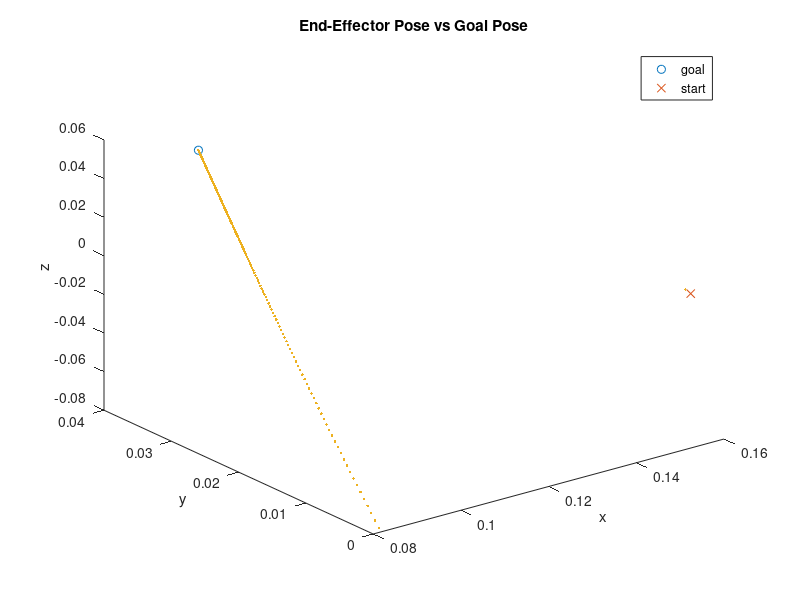
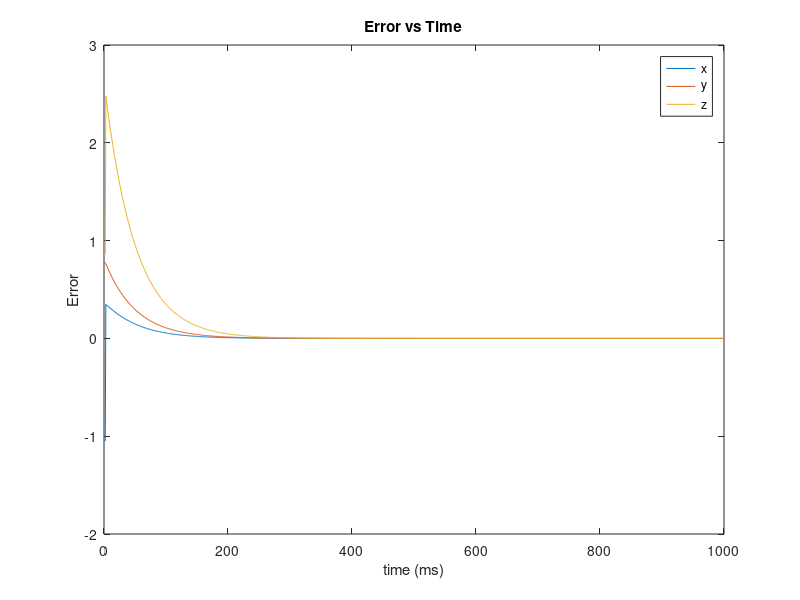
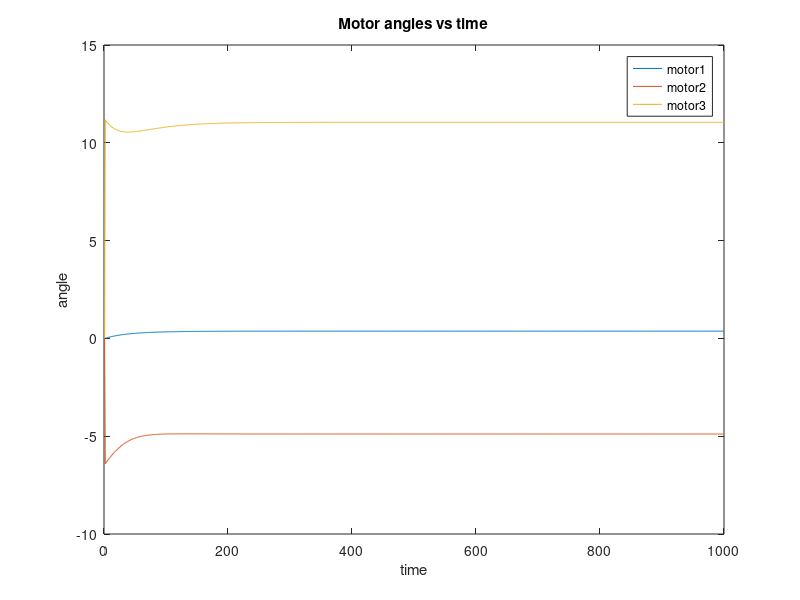

MATLAB code for these plots, in order:
close all
clear all
clc

theta = [0;0;0];
a = [0.0254;0.05398;0.073025];
d = [0;0;0];
alpha = [pi/2;0;0];
gain = 20;
goal = [0.1;0.039;0.044];
pose = [0;0;0];
ts = 0.001;
Str = [];
t = [];
diff = [];
it = 1000;

for i = 1:it

    H1_0 = [[cos(theta(1)),-sin(theta(1))*cos(alpha(1)),sin(theta(1))*sin(alpha(1)),a(1)*cos(theta(1))];
        [sin(theta(1)),cos(theta(1))*cos(alpha(1)),-cos(theta(1))*sin(alpha(1)),a(1)*sin(theta(1))];
        [0,sin(alpha(1)),cos(alpha(1)),d(1)];
        [0,0,0,1]];

    H2_1 = [[cos(theta(2)),-sin(theta(2))*cos(alpha(2)),sin(theta(2))*sin(alpha(2)),a(2)*cos(theta(2))];
        [sin(theta(2)),cos(theta(2))*cos(alpha(2)),-cos(theta(2))*sin(alpha(2)),a(2)*sin(theta(2))];
        [0,sin(alpha(2)),cos(alpha(2)),d(2)];
        [0,0,0,1]];

    H3_2 = [[cos(theta(3)),-sin(theta(3))*cos(alpha(3)),sin(theta(3))*sin(alpha(3)),a(3)*cos(theta(3))];
        [sin(theta(3)),cos(theta(3))*cos(alpha(3)),-cos(theta(3))*sin(alpha(3)),a(3)*sin(theta(3))];
        [0,sin(alpha(3)),cos(alpha(3)),d(3)];
        [0,0,0,1]];

    T2_0 = H1_0*H2_1;
    T3_0 = T2_0*H3_2;
    pose = T3_0(1:3,4);
    Str = [Str,T3_0(1:3,4)];

    R1_0 = H1_0(1:3,1:3);
    R2_0 = T2_0(1:3,1:3);

    d3_0 = [T3_0(1,4);T3_0(2,4);T3_0(3,4)];
    d2_0 = [T2_0(1,4);T2_0(2,4);T2_0(3,4)];
    d1_0 = [H1_0(1,4);H1_0(2,4);H1_0(3,4)];

    d3_1 = d3_0-d1_0;
    d3_2 = d3_0-d2_0;

    rot1 = [0;0;1];
    rot2 = R1_0*rot1;
    rot3 = R2_0*rot1;

    tran1 = transpose(cross(transpose(rot1),transpose(d3_0)));
    tran2 = transpose(cross(transpose(rot2),transpose(d3_1)));
    tran3 = transpose(cross(transpose(rot3),transpose(d3_2)));
    J = [tran1,tran2,tran3];

    deltaE = gain*(goal-pose);
    diff = [diff, deltaE];
    deltaQ = pinv(J)*deltaE;
    Q = deltaQ*ts;
    theta = theta+Q;
    t = [t,theta];

end

figure(1)
plot3(goal(1),goal(2),goal(3),'o')
hold on
plot3(Str(1,1),Str(2,1),Str(3,1),'x')
hold on
plot3(Str(1,2:it),Str(2,2:it),Str(3,2:it),'.')
legend("goal","start")
xlabel("x")
ylabel("y")
zlabel("z")
title("End-Effector Pose vs Goal Pose")

figure(2)
plot(diff(1,1:it))
hold on
plot(diff(2,1:it))
hold on
plot(diff(3,1:it))
legend('x','y','z')
title("Error vs Time")
xlabel("time (ms)")
ylabel("Error")

figure(3)
plot(t(1,1:it))
hold on
plot(t(2,1:it))
hold on
plot(t(3,1:it))
legend("motor1","motor2","motor3")
xlabel("time")
ylabel("angle")
title("Motor angles vs time")